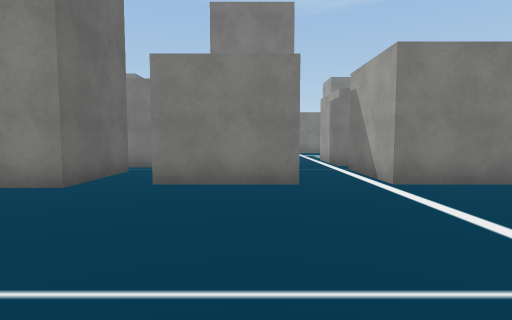
[1] (above)

24 first-person views from a walk through a scene from a Unity 3-D project. The camera is 1.4 m above the floor, tilts 4° down and sees 80° across. The floor is counted in squares, 1.8 m on a side. Each view is taken from the middle of a square. On the plan, view 1 faces up. The plan holds only what a view shows up to about 11 squares ahead; the rest is blank. The place goes on beyond the plan. The player character is not drawn. Some surface patterns are stand-ins.

[2]
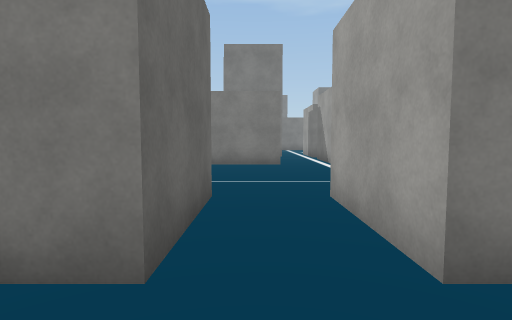

[3]
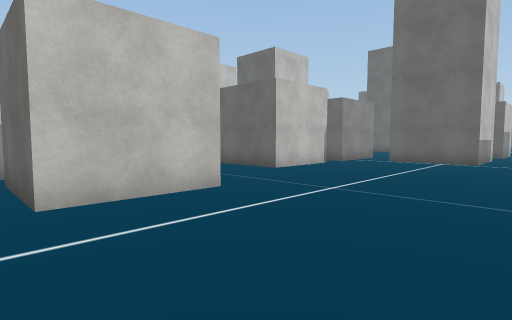

[4]
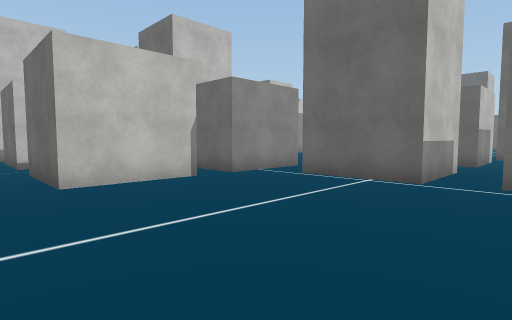

[5]
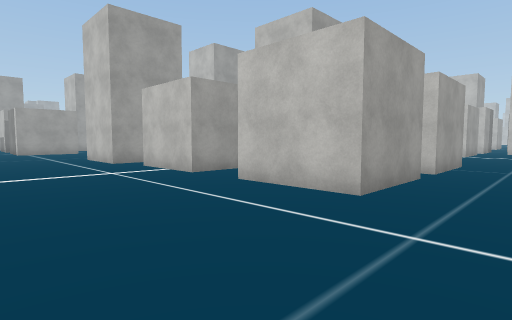

[6]
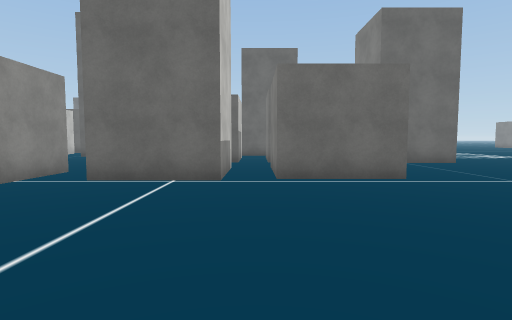

[7]
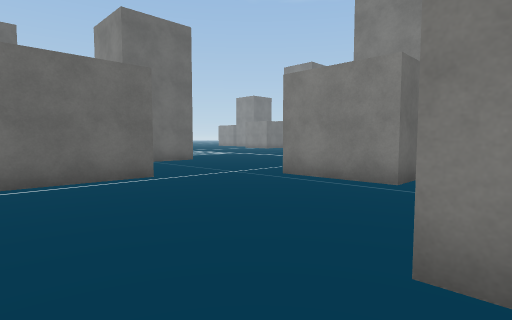

[8]
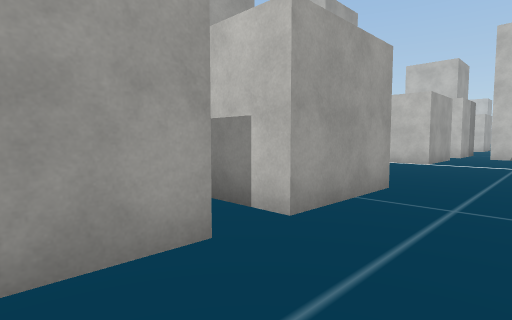

[9]
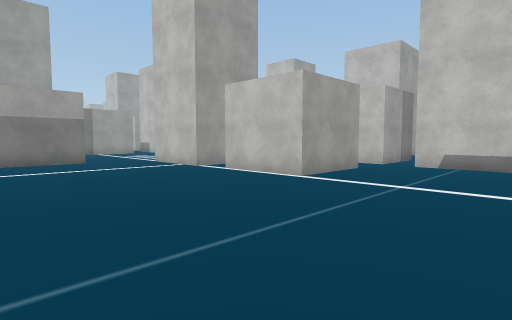

[10]
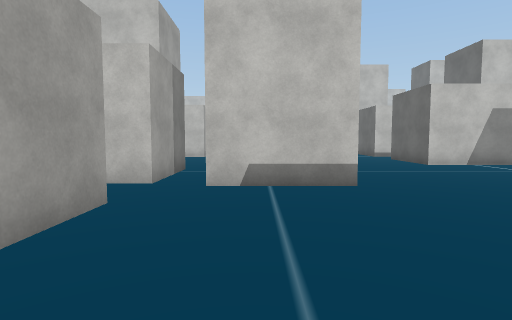

[11]
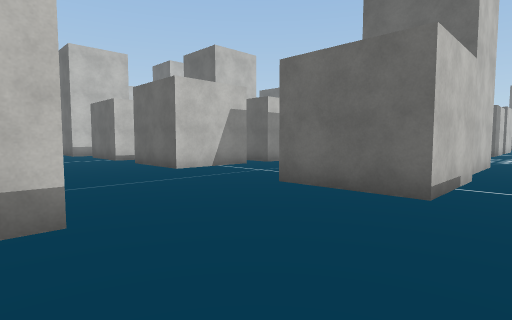

[12]
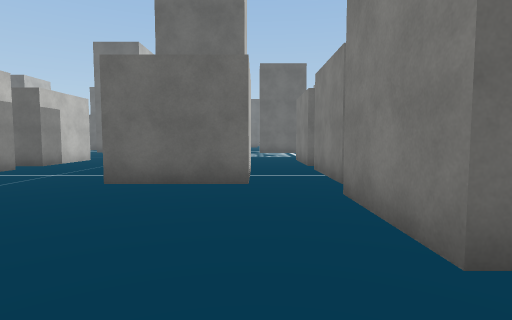

[13]
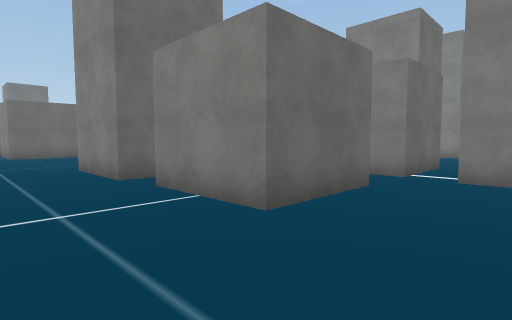

[14]
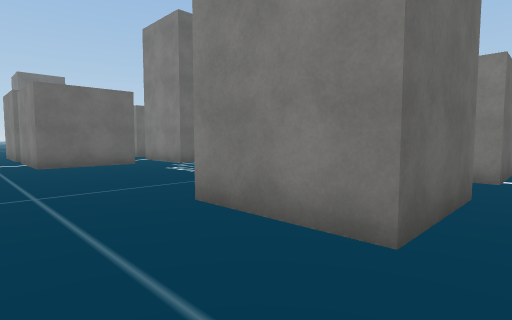

[15]
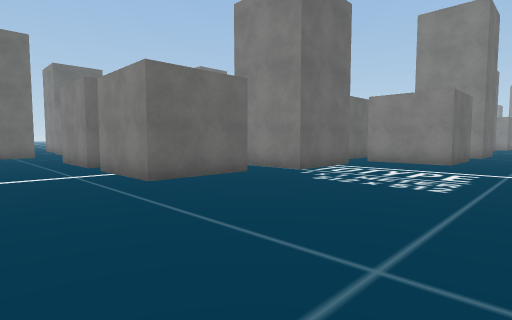

[16]
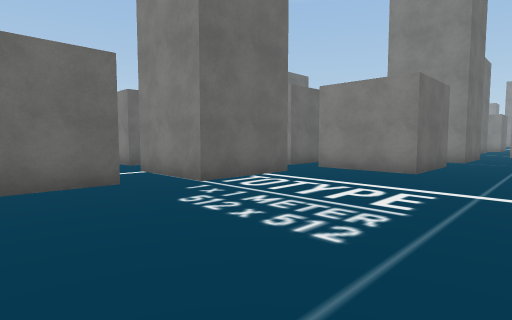

[17]
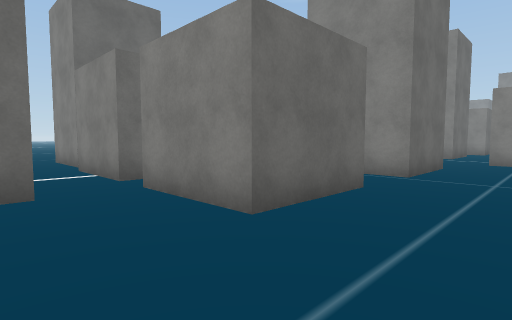

[18]
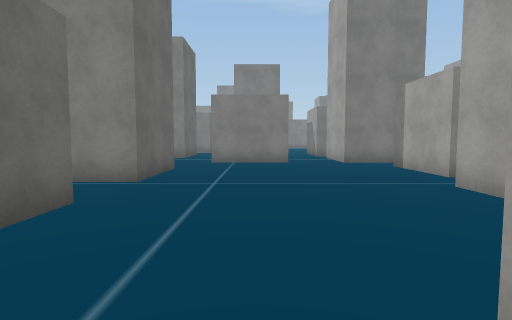

[19]
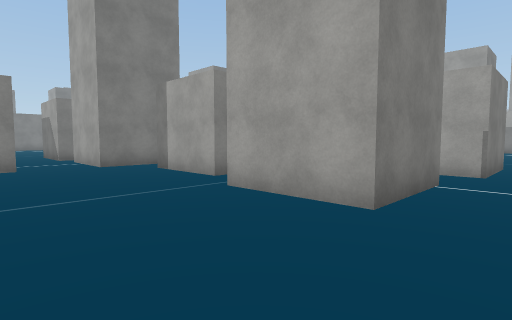

[20]
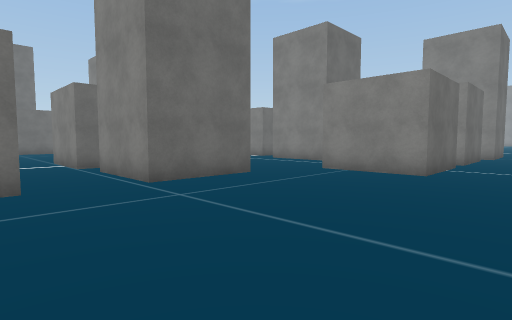

[21]
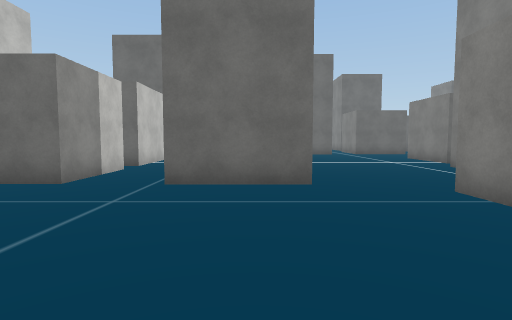

[22]
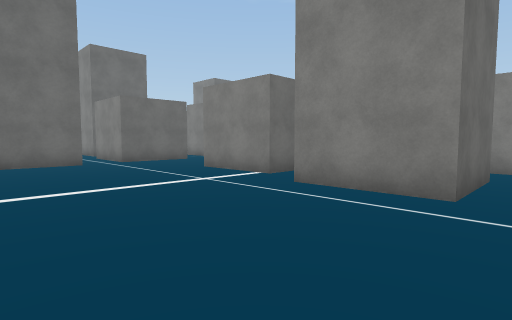

[23]
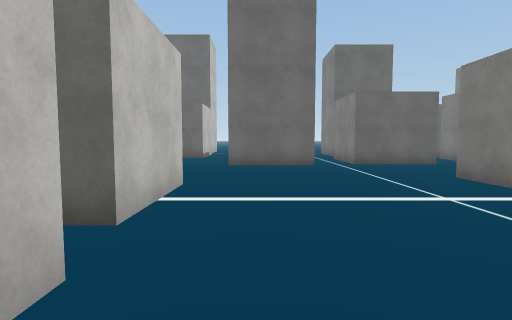

[24]
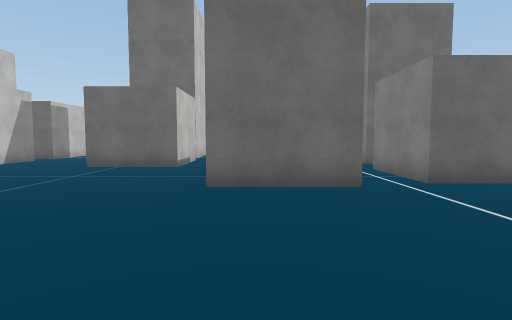

### Floor plan
Key: @ floor where view 1 was taken; # wall or solid block; . floor; O other object.
Columns run from 34 left of view 1 to 9 right of it. Each row starts with its distance up from view 1.
  9                    O.....OOO   O   ..O
  8                    O.........  .   ..
  7                O OOO.........  O.  ..O
  6                .   O.  O.....  O.OO..OO
  5  O   ..        .   O.  O.....OOO.......
  4  O   O...  O   O. OO.OOO...............
  3  O   O...OOO.OOO............................
  2     OO...........OOO.OOO....................
  1     .............  O.O O...................
  0       O..........OOO.OOO.......OOO@OOO.OOO
 -1       O........................O O.O   O
 -2    ...........OO......OOO.OO...O O.O   O
 -3  .........OOO. O......O O  O........
 -4  OO.......OOO.OO......O    O...OOO.OOO
 -5   O...................OO.   ...O   O
 -6   ....  O ............OO.  O...O  .O
 -7 .....   O OOO.OO......OO..OO...........O
 -8 ....   OO OOO.OO..........OO...........O
 -9 .OO    ............O    O.  ...........O
-10           .........  O  O.OOO...........
-11            OOO.....OOO OO.OOO.......##..
-12          O.OOO..................###.#
-13           .............OO.......#
-14             O......OOO. O........
-15             O......OOO.OO....##..
-16      ..OOO.OO................  .##
-17     .........................  .#
-18     .........................  ..
-19             .......OOO.OOO..
-20                      O   O..
-21                          O..

Where each view was taken, in squares from view 1:
view 1: 0 up, 0 right, facing up
view 2: 4 down, 0 right, facing up
view 3: 4 up, 0 right, facing down-left
view 4: 4 up, 5 left, facing down-left
view 5: 4 up, 5 left, facing down-right
view 6: 3 up, 5 left, facing left
view 7: 3 up, 5 left, facing up-left
view 8: 1 down, 5 left, facing down-right
view 9: 6 down, 6 left, facing down-right
view 10: 10 down, 4 left, facing down
view 11: 12 down, 5 left, facing down-left
view 12: 13 down, 4 left, facing left
view 13: 18 down, 7 left, facing up-left
view 14: 18 down, 12 left, facing up-left
view 15: 19 down, 16 left, facing up-left
view 16: 16 down, 16 left, facing up-left
view 17: 11 down, 16 left, facing up-left
view 18: 10 down, 16 left, facing up
view 19: 9 down, 16 left, facing up-right
view 20: 7 down, 13 left, facing up-left
view 21: 3 down, 13 left, facing left
view 22: 2 down, 18 left, facing up-left
view 23: 1 down, 19 left, facing left
view 24: 1 down, 23 left, facing left
